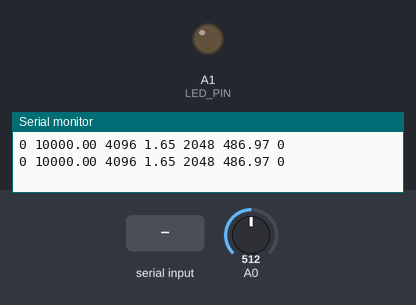
Bench run of a sketch on a simulated Arduino Zero (SAMD21). Parts: output pins drawn as LEDs (lit = HIGH), the last lines printed to the serial monitor. The inputs (shaded band) are chosen by the test bench; at power-on: A0 = 512 (analog values on the 0–1023 scale).

Above: at 1.8 s.
1.9 s: "30,150\n" received over Serial
At 4.3 s:
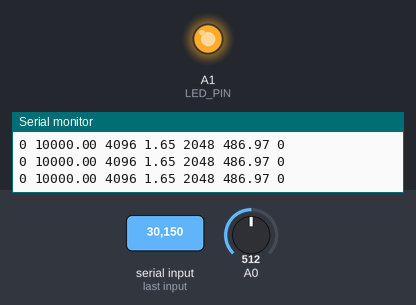
9.5 s: "200\n" received over Serial
At 12.6 s:
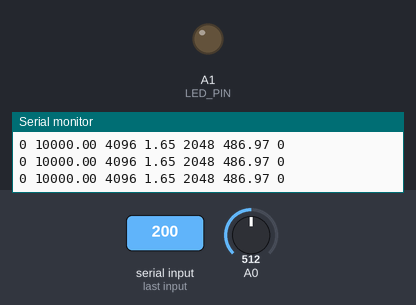
Timing chart, 0 to 14.1 s (numbered marks = the images above; inputs shaded):
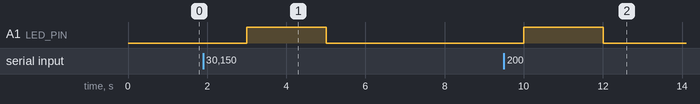

The sketch:

lab1.ino
```cpp
//BASIC IO
const int LED_PIN = 15; const int DAC_RANGE = 4096; int counter = 0;
const float Vcc = 3.3; const float R = 10000; const float b = 6.15;float rate = 0;

void setup() {
  pinMode(LED_PIN, OUTPUT);
  Serial.begin(115200);
  analogReadResolution(12);
}

void loop() {
  int read_adc;
  float v, R_ldr, lux;
  read_adc = analogRead(A0); // read analog voltages
  v = Vcc-read_adc*Vcc/DAC_RANGE;
  R_ldr = R*(Vcc-v)/v;
  lux = pow(pow(10, b)/R_ldr, 1.25);
  Serial.print(0); Serial.print(" "); Serial.print(R_ldr);
  Serial.print(" ");  Serial.print(DAC_RANGE); Serial.print(" ");   Serial.print(v);
  Serial.print(" ");  Serial.print(read_adc);  Serial.print(" ");  Serial.print(lux);
  Serial.print(" ");  Serial.print(counter);
  Serial.println();
  delay(1000);
  if(Serial.available() != 0){
    rate = Serial.parseInt(SKIP_ALL, '\n');
  }
  analogWrite(LED_PIN, rate);
}
```

Measured:
- after the input at 1.9 s, A1 (LED_PIN): LOW → HIGH after 1.1 s, → LOW 2.0 s later
- after the input at 9.5 s, A1 (LED_PIN): LOW → HIGH after 0.51 s, → LOW 2.0 s later
